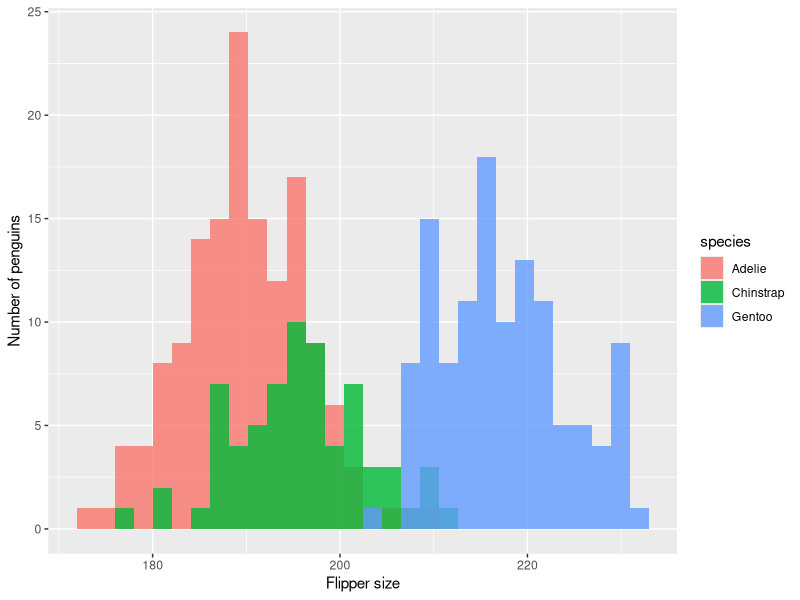
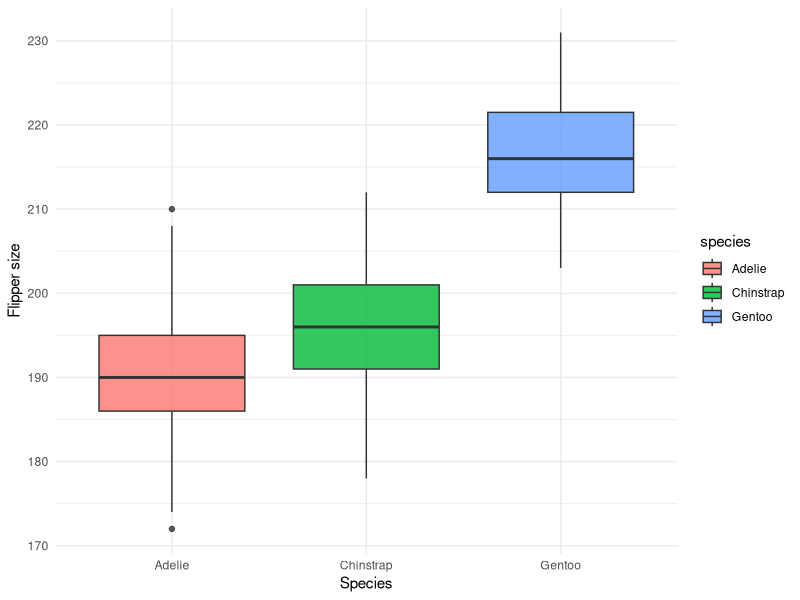
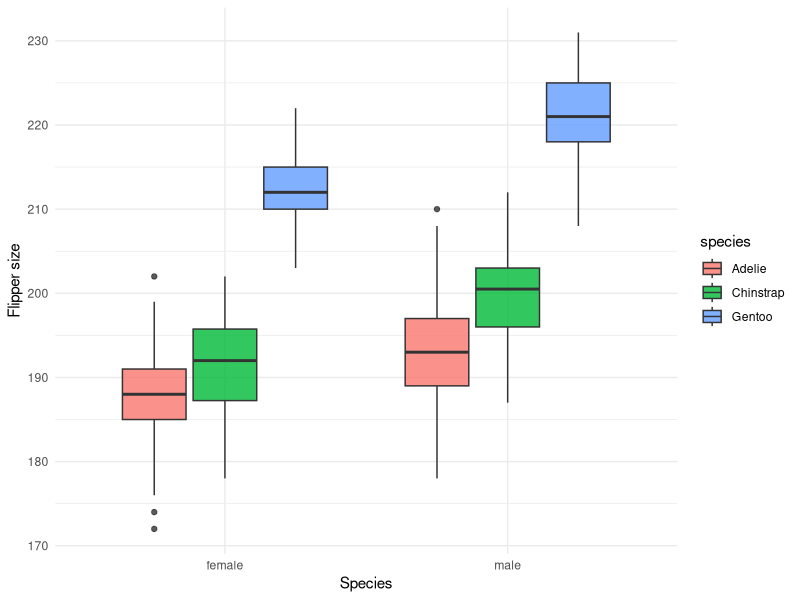
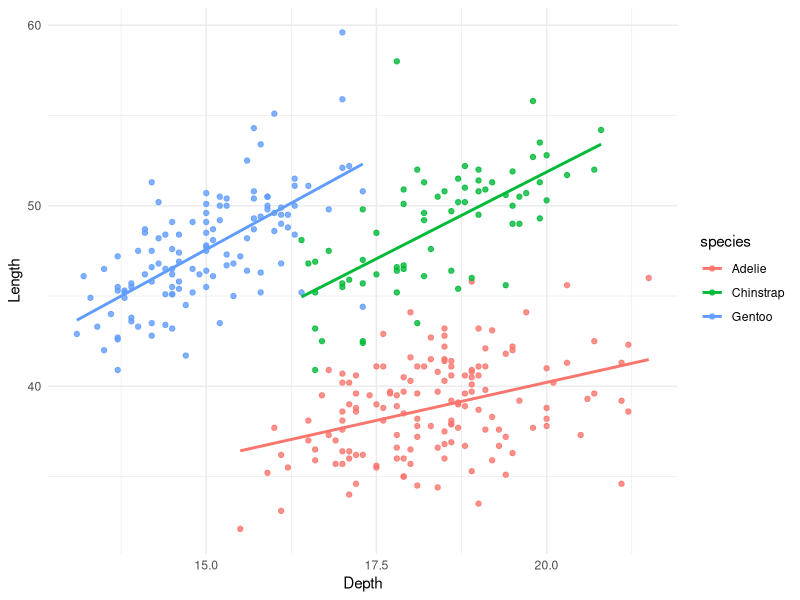

Generate these figures, in order, with R:
## ---- chunk 1
knitr::opts_chunk$set(echo = TRUE)
## ---- chunk 2
library(palmerpenguins)
penguins <- na.omit(penguins)
knitr::kable(head(penguins))
## ---- chunk 3
library(ggplot2)
ggplot(penguins,
       aes(flipper_length_mm,
           fill = species)) +
      xlab("Flipper size") +
  ylab("Number of penguins")+ 
  geom_histogram(position = "identity", alpha=0.8,) 
## ---- chunk 4
library(ggplot2)
ggplot(penguins,
       aes(x = species,
           y = flipper_length_mm,
           fill = species)) +
  xlab("Species") +
  ylab("Flipper size") + 
  theme_minimal() +
  geom_boxplot(alpha = 0.8)

## ---- chunk 5
library(ggplot2)
ggplot(penguins,
       aes(x = sex,
           y = flipper_length_mm,
           fill = species)) +
  xlab("Species") +
  ylab("Flipper size") + 
  theme_minimal() +
  geom_boxplot(alpha = 0.8)

## ---- chunk 6
library(ggplot2)
ggplot(penguins,
       aes(x = bill_depth_mm,
           y = bill_length_mm,
           color = species)) +
  xlab("Depth") +
  ylab("Length") + 
  theme_minimal() +
  geom_point(alpha = 0.8) +
  geom_smooth(method = "lm", se = FALSE)

